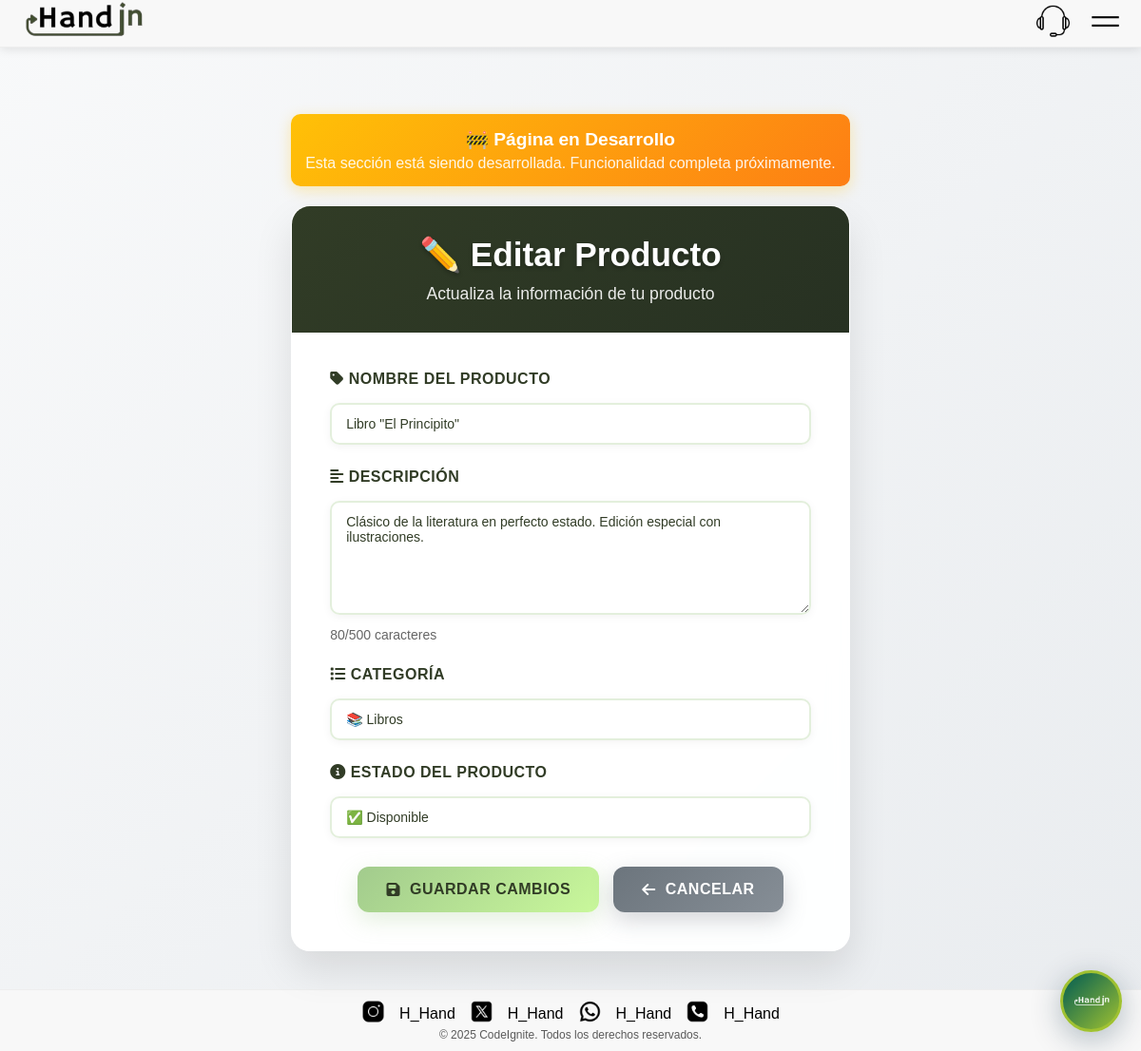
The page /editar-producto.php?id=3 (signed in) on the database its author committed.
### tables this page shows
CREATE TABLE IF NOT EXISTS `productos` (
  `id` int NOT NULL AUTO_INCREMENT,
  `user_id` int NOT NULL,
  `nombre` varchar(100) NOT NULL,
  `descripcion` text,
  `imagen` varchar(255) NOT NULL,
  `categoria` varchar(50) DEFAULT NULL,
  `estado` enum('disponible','intercambiado','reservado') DEFAULT 'disponible',
  `created_at` timestamp NULL DEFAULT CURRENT_TIMESTAMP,
  `updated_at` timestamp NULL DEFAULT CURRENT_TIMESTAMP ON UPDATE CURRENT_TIMESTAMP,
  PRIMARY KEY (`id`),
  KEY `user_id` (`user_id`)
);

### editar-producto.php (the view, shortened to what this page needs)
<?php
$producto_id = isset($_GET['id']) ? (int)$_GET['id'] : 0;
$pdo = getConnection();
$stmt = $pdo->prepare("SELECT * FROM productos WHERE id = ? AND user_id = ?");
$stmt->execute([$producto_id, $_SESSION['user_id']]);
$producto = $stmt->fetch(PDO::FETCH_ASSOC);
include 'includes/header.php';
?>
<div class="edit-product-container">
    <div style="background: linear-gradient(135deg, #ffc107, #fd7e14); color: white; padding: 15px; border-radius: 10px; margin-bottom: 20px; text-align: center; box-shadow: 0 4px 15px rgba(255,193,7,0.3);">
        <h3 style="margin: 0; font-size: 1.2em;">🚧 Página en Desarrollo</h3>
        <p style="margin: 5px 0 0; opacity: 0.9;">Esta sección está siendo desarrollada. Funcionalidad completa próximamente.</p>
    </div>
    <div class="edit-product-card">
        <div class="card-header">
            <h1>✏️ Editar Producto</h1>
            <p>Actualiza la información de tu producto</p>
        </div>
        <div class="card-body">
            <form method="POST" action="">
                <div class="form-group">
                    <label for="nombre">
                        <i class="fas fa-tag"></i> Nombre del Producto
                    </label>
                    <input type="text"
                           id="nombre"
                           name="nombre"
                           class="form-control"
                           value="<?php echo htmlspecialchars($producto['nombre']); ?>"
                           required
                           maxlength="100">
                </div>
                <div class="form-group">
                    <label for="descripcion">
                        <i class="fas fa-align-left"></i> Descripción
                    </label>
                    <textarea id="descripcion"
                              name="descripcion"
                              class="form-control"
                              required
                              maxlength="500"
                              placeholder="Describe tu producto en detalle..."><?php echo htmlspecialchars($producto['descripcion']); ?></textarea>
                </div>
                <div class="form-group">
                    <label for="categoria">
                        <i class="fas fa-list"></i> Categoría
                    </label>
                    <select id="categoria" name="categoria" class="form-control form-select">
                        <option value="Libros" <?php echo $producto['categoria'] === 'Libros' ? 'selected' : ''; ?>>📚 Libros</option>
                    </select>
                </div>
                <div class="form-group">
                    <label for="estado">
                        <i class="fas fa-info-circle"></i> Estado del Producto
                    </label>
                    <select id="estado" name="estado" class="form-control form-select" required>
                        <option value="disponible" <?php echo $producto['estado'] === 'disponible' ? 'selected' : ''; ?>>✅ Disponible</option>
                    </select>
                </div>
                <div class="btn-group">
                    <button type="submit" class="btn btn-primary">
                        <i class="fas fa-save"></i> Guardar Cambios
                    </button>
                    <a href="mis-productos.php" class="btn btn-secondary">
                        <i class="fas fa-arrow-left"></i> Cancelar
                    </a>
                </div>
            </form>
        </div>
    </div>
</div>
<?php include 'includes/footer.php'; ?>

### css/style.css (style rules this page uses)
* { font-family: Arial, sans-serif; padding: 0; margin: 0; box-sizing: border-box; user-select: none; }
a { text-decoration: none; color: inherit; }
body { min-height: 100vh; display: flex; flex-direction: column; padding-top: 70px; }

### css/perseo-actions.css (style rules this page uses)
.form-group { display: flex; flex-direction: column; gap: 8px; }
.form-group label { color: #313C26; font-weight: 600; font-size: 14px; }
.form-group input, .form-group textarea, .form-group select { padding: 12px 15px; border: 2px solid rgba(162,203,141,0.3); border-radius: 10px; background: rgba(255,255,255,0.9); color: #313C26; font-size: 14px; transition: all 0.2s ease; }
.form-group textarea { min-height: 80px; resize: vertical; }

### editar-producto.php (style rules this page uses)
body { background: linear-gradient(135deg, #f8f9fa 0%, #e9ecef 100%); min-height: 100vh; padding-top: 80px; }
.edit-product-container { max-width: 800px; margin: 40px auto; padding: 0 20px; }
.edit-product-card { background: rgba(255,255,255,0.95); backdrop-filter: blur(10px); border-radius: 20px; box-shadow: 0 20px 40px rgba(0,0,0,0.1); border: 1px solid rgba(255,255,255,0.2); overflow: hidden; }
.card-header { background: linear-gradient(135deg, #313C26 0%, #273122 100%); color: white; padding: 30px; text-align: center; }
.card-header h1 { margin: 0; font-size: 2.2em; font-weight: 700; text-shadow: 0 2px 4px rgba(0,0,0,0.3); }
.card-header p { margin: 10px 0 0 0; opacity: 0.9; font-size: 1.1em; }
.card-body { padding: 40px; }
.form-group { margin-bottom: 25px; }
.form-group label { display: block; margin-bottom: 8px; font-weight: 600; color: #313C26; font-size: 16px; text-transform: uppercase; letter-spacing: 0.5px; }
.form-control { width: 100%; padding: 15px 20px; border: 2px solid #e9ecef; border-radius: 12px; font-size: 16px; transition: all 0.3s ease; background: #fff; box-shadow: 0 2px 10px rgba(0,0,0,0.05); }
textarea.form-control { resize: vertical; min-height: 120px; }
.form-select { appearance: none; background-position: right 12px center; background-repeat: no-repeat; background-size: 16px; padding-right: 40px; }
.btn-group { display: flex; gap: 15px; justify-content: center; margin-top: 30px; }
.btn { padding: 15px 30px; border: none; border-radius: 12px; font-size: 16px; font-weight: 600; cursor: pointer; transition: all 0.3s ease; text-decoration: none; display: inline-flex; align-items: center; gap: 10px; text-transform: uppercase; letter-spacing: 0.5px; min-width: 150px; justify-content: center; }
.btn-primary { background: linear-gradient(135deg, #A2CB8D, #C9F89B); color: #313C26; box-shadow: 0 8px 25px rgba(162,203,141,0.3); }
.btn-secondary { background: linear-gradient(135deg, #6c757d, #868e96); color: white; box-shadow: 0 8px 25px rgba(108,117,125,0.3); }

### rows shown on the page
productos: nombre "Libro \"El Principito\"", descripcion "Clásico de la literatura en perfecto estado. Edición especial con ilustraciones.", categoria "📚 Libros", estado "✅ Disponible"
